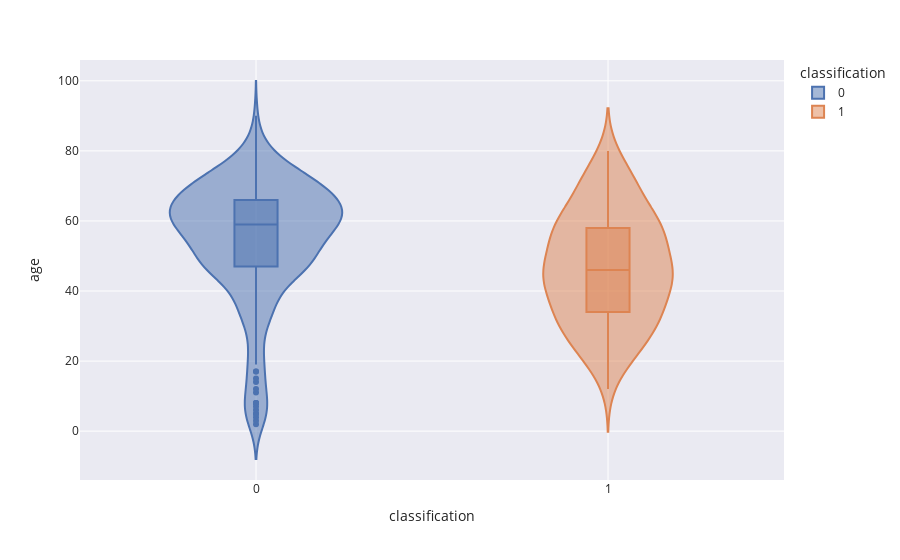
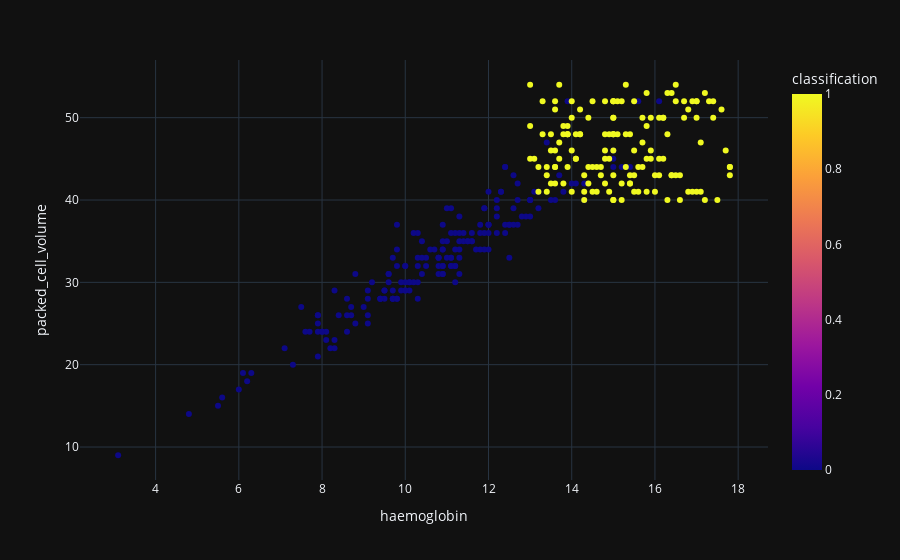
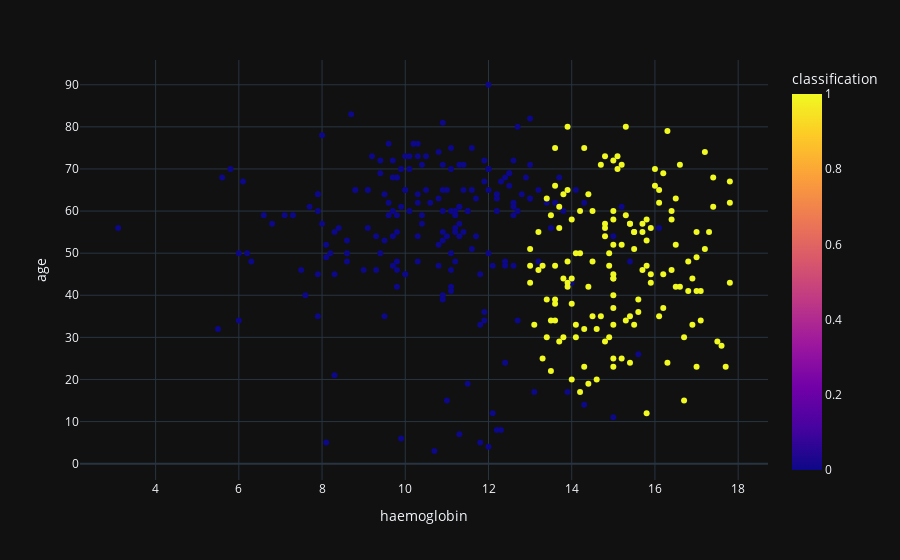

Here is the notebook cell these charts were saved with, in order:
### Code cell
# Labeling categorical features
# (Converting Categorical features into numerical values)

dictionary = {

"red_blood_cells": {
"abnormal":0,
"normal": 1,
},
"pus_cell":{
"abnormal":0,
"normal": 1,
},
"pus_cell_clumps":{
"present":0,
"notpresent":1,
},
"bacteria":{
"notpresent":1,
"present": 0,
},
"hypertension":{
"yes":0,
"no": 1,
},
"diabetes_mellitus":{
"yes":0,
"no":1,
},
"coronary_artery_disease":{
"yes":0,
"no": 1,
},
"appetite":{
"good":1,
"poor": 0,
},
"peda_edema":{
"yes":0,
"no":1,
},
"anemia":{
"yes":0,
"no":1,
},
"classification":{
"ckd":0,
"nockd":1,
}
}
# Replacing the corresponding labels
kidney_data=kidney_data.replace(dictionary)

# Visualizing the data to check changes made
kidney_data.head()

# Defining functions to create plot for better data distribution visualization

def violin(col):
    fig = px.violin(kidney_data , y=col , x="classification", color="classification", box=True ,
    template = 'seaborn')
    return fig.show()

def kde(col):
    grid = sns.FacetGrid(kidney_data , hue="classification", height = 6, aspect=2)
    grid.map(sns.kdeplot , col)
    grid.add_legend()

def scatter(col1 , col2):
    fig = px.scatter(kidney_data , x=col1 , y=col2 , color="classification", template = 'plotly_dark')
    return fig.show()
# Violin and scatter plots
violin('age')
scatter('haemoglobin', 'packed_cell_volume')
scatter('haemoglobin','age')


# Checking for missing values
kidney_data.isnull().sum()

# visual missing value plot
msno.bar(kidney_data)
plt.show()

# Missing value handling using SimpleImputer

from sklearn.impute import SimpleImputer
imputer = SimpleImputer(strategy = 'most_frequent')
kidney_data_imputed = pd.DataFrame(imputer.fit_transform(kidney_data), \
    columns = ['age', 'blood_pressure', 'specific_gravity', 'albumin', 'sugar',
'red_blood_cells', 'pus_cell', 'pus_cell_clumps', 'bacteria',
'blood_glucose_random', 'blood_urea', 'serum_creatinine', 'sodium',
'potassium', 'haemoglobin', 'packed_cell_volume',
'white_blood_cell_count', 'red_blood_cell_count', 'hypertension',
'diabetes_mellitus', 'coronary_artery_disease', 'appetite',
'peda_edema', 'anemia','classification'])

# Making sure all the missing values are handled
kidney_data_imputed.isnull().sum()

# Assigning x for independent variables and y for target variable
X = kidney_data_imputed.iloc[:,0:24]
y = kidney_data_imputed.iloc[:,-1]

### Figure 1 — Plotly figure (JSON) as saved in the notebook; plotly's stock layout.template omitted (floating-point values rounded to 4 significant figures; data arrays with more than 128 entries replaced by an {"elided": "..."} marker saying what was removed)
{"data": [{"alignmentgroup": "True", "box": {"visible": true}, "hovertemplate": "classification=%{x}<br>age=%{y}<extra></extra>", "legendgroup": "0", "marker": {"color": "rgb(76,114,176)"}, "name": "0", "offsetgroup": "0", "orientation": "v", "scalegroup": "True", "showlegend": true, "type": "violin", "x": {"elided": "250 int values"}, "x0": " ", "xaxis": "x", "y": {"elided": "250 int values"}, "y0": " ", "yaxis": "y"}, {"alignmentgroup": "True", "box": {"visible": true}, "hovertemplate": "classification=%{x}<br>age=%{y}<extra></extra>", "legendgroup": "1", "marker": {"color": "rgb(221,132,82)"}, "name": "1", "offsetgroup": "1", "orientation": "v", "scalegroup": "True", "showlegend": true, "type": "violin", "x": {"elided": "150 int values"}, "x0": " ", "xaxis": "x", "y": {"elided": "150 int values"}, "y0": " ", "yaxis": "y"}], "layout": {"legend": {"title": {"text": "classification"}, "tracegroupgap": 0}, "margin": {"t": 60}, "violinmode": "overlay", "xaxis": {"anchor": "y", "categoryarray": [0, 1], "categoryorder": "array", "domain": [0, 1], "title": {"text": "classification"}}, "yaxis": {"anchor": "x", "domain": [0, 1], "title": {"text": "age"}}}}

### Figure 2 — Plotly figure (JSON) as saved in the notebook; plotly's stock layout.template omitted (floating-point values rounded to 4 significant figures; data arrays with more than 128 entries replaced by an {"elided": "..."} marker saying what was removed)
{"data": [{"hovertemplate": "haemoglobin=%{x}<br>packed_cell_volume=%{y}<br>classification=%{marker.color}<extra></extra>", "legendgroup": "", "marker": {"color": {"elided": "400 int values"}, "coloraxis": "coloraxis", "symbol": "circle"}, "mode": "markers", "name": "", "orientation": "v", "showlegend": false, "type": "scatter", "x": {"elided": "400 float values"}, "xaxis": "x", "y": {"elided": "400 int values"}, "yaxis": "y"}], "layout": {"coloraxis": {"colorbar": {"title": {"text": "classification"}}, "colorscale": [[0, "#0d0887"], [0.1111, "#46039f"], [0.2222, "#7201a8"], [0.3333, "#9c179e"], [0.4444, "#bd3786"], [0.5556, "#d8576b"], [0.6667, "#ed7953"], [0.7778, "#fb9f3a"], [0.8889, "#fdca26"], [1, "#f0f921"]]}, "legend": {"tracegroupgap": 0}, "margin": {"t": 60}, "xaxis": {"anchor": "y", "domain": [0, 1], "title": {"text": "haemoglobin"}}, "yaxis": {"anchor": "x", "domain": [0, 1], "title": {"text": "packed_cell_volume"}}}}

### Figure 3 — Plotly figure (JSON) as saved in the notebook; plotly's stock layout.template omitted (floating-point values rounded to 4 significant figures; data arrays with more than 128 entries replaced by an {"elided": "..."} marker saying what was removed)
{"data": [{"hovertemplate": "haemoglobin=%{x}<br>age=%{y}<br>classification=%{marker.color}<extra></extra>", "legendgroup": "", "marker": {"color": {"elided": "400 int values"}, "coloraxis": "coloraxis", "symbol": "circle"}, "mode": "markers", "name": "", "orientation": "v", "showlegend": false, "type": "scatter", "x": {"elided": "400 float values"}, "xaxis": "x", "y": {"elided": "400 int values"}, "yaxis": "y"}], "layout": {"coloraxis": {"colorbar": {"title": {"text": "classification"}}, "colorscale": [[0, "#0d0887"], [0.1111, "#46039f"], [0.2222, "#7201a8"], [0.3333, "#9c179e"], [0.4444, "#bd3786"], [0.5556, "#d8576b"], [0.6667, "#ed7953"], [0.7778, "#fb9f3a"], [0.8889, "#fdca26"], [1, "#f0f921"]]}, "legend": {"tracegroupgap": 0}, "margin": {"t": 60}, "xaxis": {"anchor": "y", "domain": [0, 1], "title": {"text": "haemoglobin"}}, "yaxis": {"anchor": "x", "domain": [0, 1], "title": {"text": "age"}}}}
